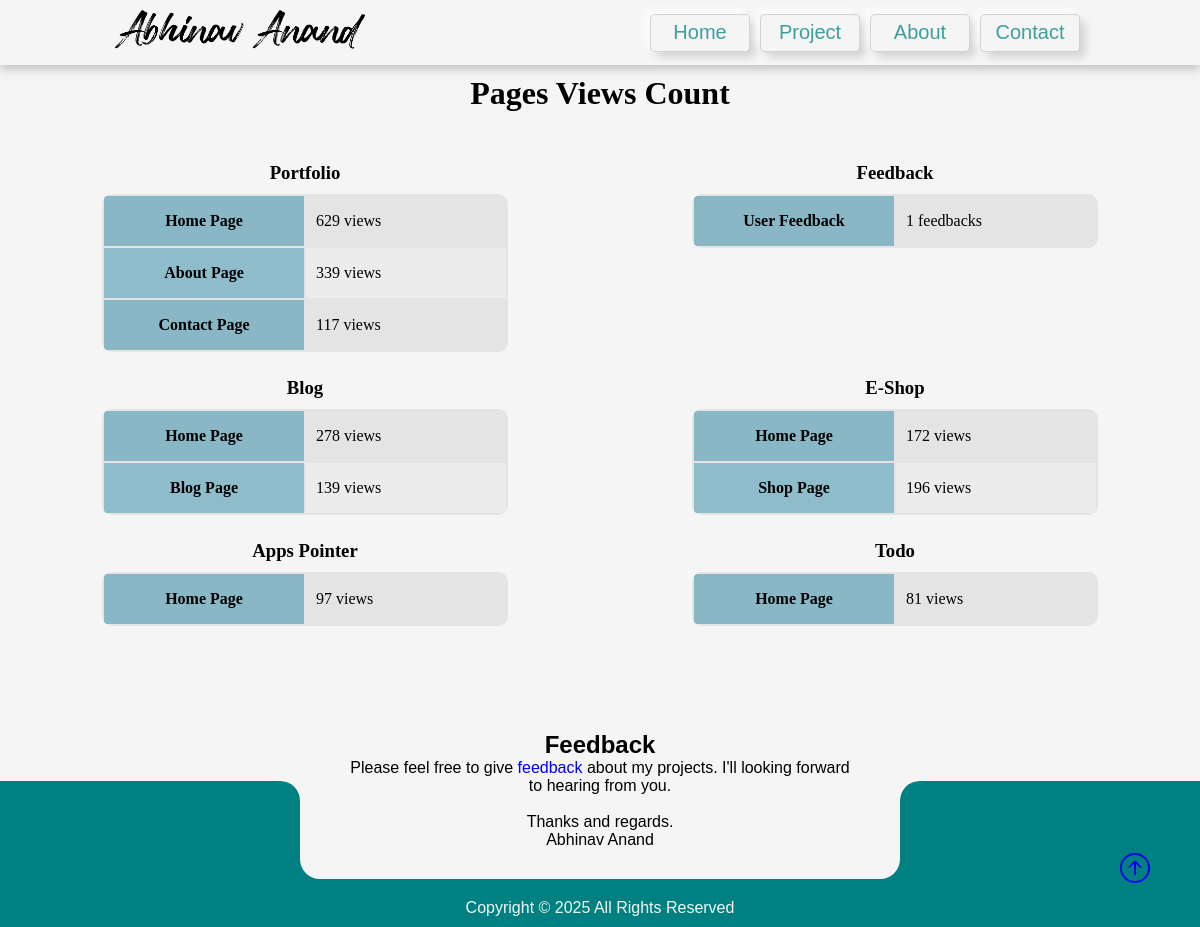
The page /pages-views/ on the database as committed earlier.
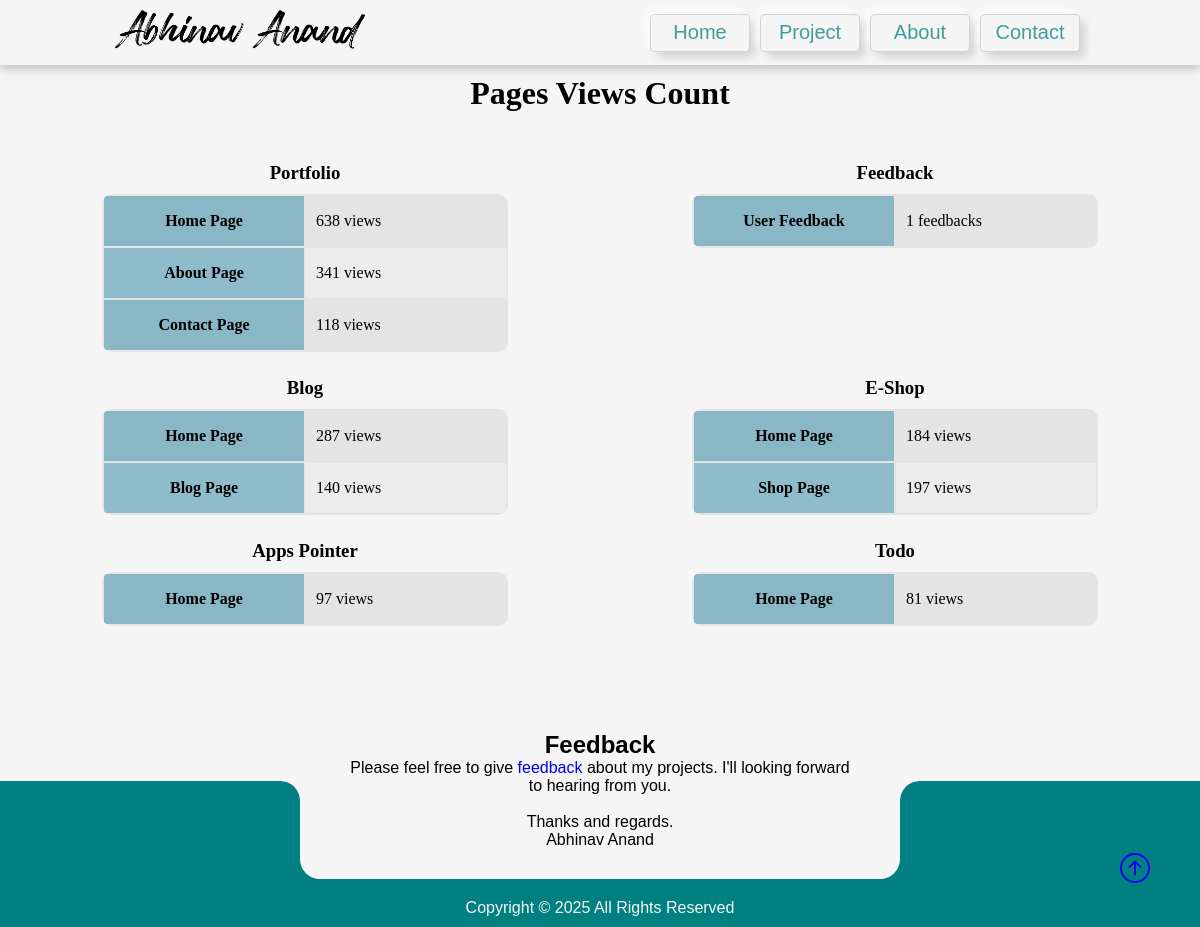
The same page on the database as committed later.
### mainApp/models.py (models this page shows, shortened)
class Portfolio_page_view_count(models.Model):
    portfolio_view_count = models.IntegerField(default=0)
    about_view_count = models.IntegerField(default=0)
    contact_view_count = models.IntegerField(default=0)

### blog/models.py (models this page shows, shortened)
class Blog_page_view_count(models.Model):
    home_view_count = models.IntegerField(default=0)
    blog_view_count = models.IntegerField(default=0)

### ecom/models.py (models this page shows, shortened)
class Shop_page_view_count(models.Model):
    home_view_count = models.IntegerField(default=0)
    shop_view_count = models.IntegerField(default=0)

### mainApp/views.py (the view)
# urls.py: path('pages-views/', views.pageView, name='pagesViews'),
def pageView(request):
    feedback = Feedback.objects.all()
    context = {"Portfolio": Portfolio_page_view_count.objects.get(id=1),
               "Feedback": feedback.count(),
               "Blog": Blog_page_view_count.objects.get(id=1),
               "Shop": Shop_page_view_count.objects.get(id=1),
               "App": App_page_view_count.objects.get(id=1),
               "Todo": Todo_page_view_count.objects.get(id=1),
               }
    return render(request, 'pageviews.html', context)

### mainApp/templates/pageviews.html (shortened to what this page needs)
{% extends 'basemain.html' %} {% block homemain %}
<div class="pageviews">
    <h1>Pages Views Count</h1>
    <div >
        <span>
            <h3>Portfolio</h3>
            <table>
                <tr><th>Home Page</th><td>{{Portfolio.portfolio_view_count}} views</td></tr>
                <tr><th>About Page</th><td>{{Portfolio.about_view_count}} views</td></tr>
                <tr><th>Contact Page</th><td>{{Portfolio.contact_view_count}} views</td></tr>
            </table>
        </span>
        <span>
            <h3>Feedback</h3>
            <table>
                <tr><th>User Feedback</th><td>{{Feedback}} feedbacks</td></tr>
            </table>
        </span>
        <span>
            <h3>Blog</h3>
            <table>
                <tr><th>Home Page</th><td>{{Blog.home_view_count}} views</td></tr>
                <tr><th>Blog Page</th><td>{{Blog.blog_view_count}} views</td></tr>
            </table>
        </span>
        <span>
            <h3>E-Shop</h3>
            <table>
                <tr><th>Home Page</th><td>{{Shop.home_view_count}} views</td></tr>
                <tr><th>Shop Page</th><td>{{Shop.shop_view_count}} views</td></tr>
            </table>
        </span>
        <span>
            <h3>Apps Pointer</h3>
            <table>
                <tr><th>Home Page</th><td>{{App.app_home_view_count}} views</td></tr>
            </table>
        </span>
        <span>
            <h3>Todo</h3>
            <table>
                <tr><th>Home Page</th><td>{{Todo.todo_home_view_count}} views</td></tr>
            </table>
        </span>
    </div>
</div>
{%endblock%}

Rows that differ between the two databases and show on the page:
changed Portfolio_page_view_count: portfolio_view_count "629" → "638"; about_view_count "339" → "341"; contact_view_count "117" → "118"
changed Blog_page_view_count: home_view_count "278" → "287"; blog_view_count "139" → "140"
changed Shop_page_view_count: home_view_count "172" → "184"; shop_view_count "196" → "197"
